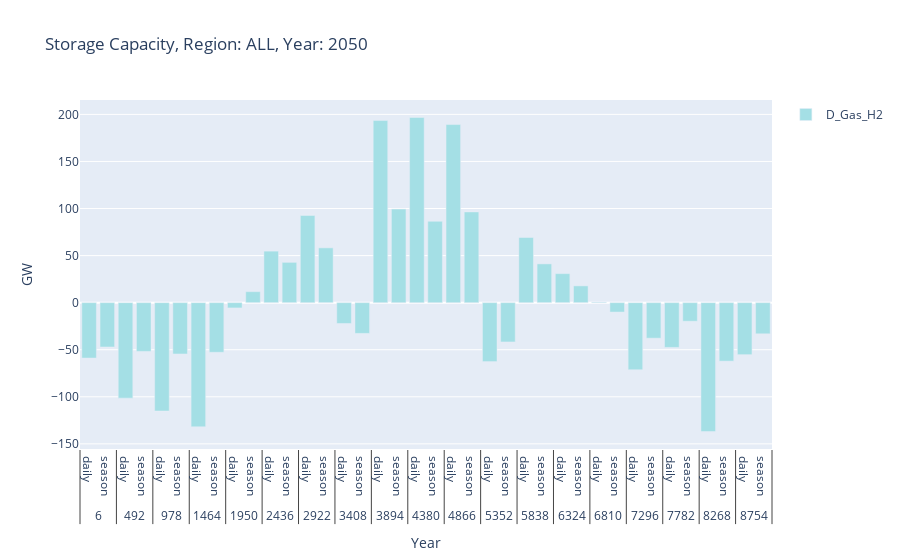

This figure's notebook cell:
### Code cell
YEAR = 2050

bar = BarFacilitator(sol_paths={"daily": DAILY_DATA, "season": SEASON_DATA}, type_of_data_to_read="RateOfActivity", 
                     x_grouping_columns=["TS", "Source"], legend_grouping_columns=["Technology"])

data = bar.get_relevant_data()

# Fix yearsplit division
data.df["Value"] *= data.year_split

# Keep only H2
data.filter_by_list(column="Technology", identifier_list=["D_Gas_H2"])

# Keep only modes 1 and 2
data.filter_by_list("Mode", [1, 2])

# Set mode 1 to negative
data.df.loc[data.df["Mode"] == 2, "Value"] *= -1

# Aggregate over Mode
data.aggreagate_all_by_sum(column_to_aggregate="Mode", aggregated_entry_name=-1, column_to_sum="Value")

if REGION == "ALL":
    data.aggreagate_all_by_sum(column_to_aggregate="Region", aggregated_entry_name=REGION, column_to_sum="Value")

#data.df = data.df[data.df["Value"] != 0]

data.df = data.df[data.df["Year"] == YEAR]

#data.show_example_rows(30)

fig = bar.plot(bar.generate_traces(data))

fig.update_layout(
        title=f"Storage Capacity, Region: {REGION}, Year: {YEAR}",
        yaxis_title="GW",
        xaxis_title="Year",
    )

fig.show()

### Figure 1 — Plotly figure (JSON) as saved in the notebook; plotly's stock layout.template omitted (floating-point values rounded to 4 significant figures)
{"data": [{"marker": {"color": "#a4dfe5"}, "name": "D_Gas_H2", "showlegend": true, "type": "bar", "x": [["6", "6", "492", "492", "978", "978", "1464", "1464", "1950", "1950", "2436", "2436", "2922", "2922", "3408", "3408", "3894", "3894", "4380", "4380", "4866", "4866", "5352", "5352", "5838", "5838", "6324", "6324", "6810", "6810", "7296", "7296", "7782", "7782", "8268", "8268", "8754", "8754"], ["daily", "season", "daily", "season", "daily", "season", "daily", "season", "daily", "season", "daily", "season", "daily", "season", "daily", "season", "daily", "season", "daily", "season", "daily", "season", "daily", "season", "daily", "season", "daily", "season", "daily", "season", "daily", "season", "daily", "season", "daily", "season", "daily", "season"]], "y": [-58.87, -47.1, -101.4, -51.79, -115.1, -54.52, -131.9, -52.73, -5.598, 11.69, 54.75, 42.81, 92.65, 58.23, -22.1, -32.7, 193.5, 99.44, 196.8, 86.44, 189.2, 96.4, -62.58, -41.75, 69.24, 41.2, 30.82, 17.84, 0.7184, -10.01, -71.28, -37.77, -47.54, -19.73, -136.9, -62.16, -55.22, -33.08]}], "layout": {"barmode": "stack", "title": {"text": "Storage Capacity, Region: ALL, Year: 2050"}, "xaxis": {"title": {"text": "Year"}}, "yaxis": {"title": {"text": "GW"}}}}
